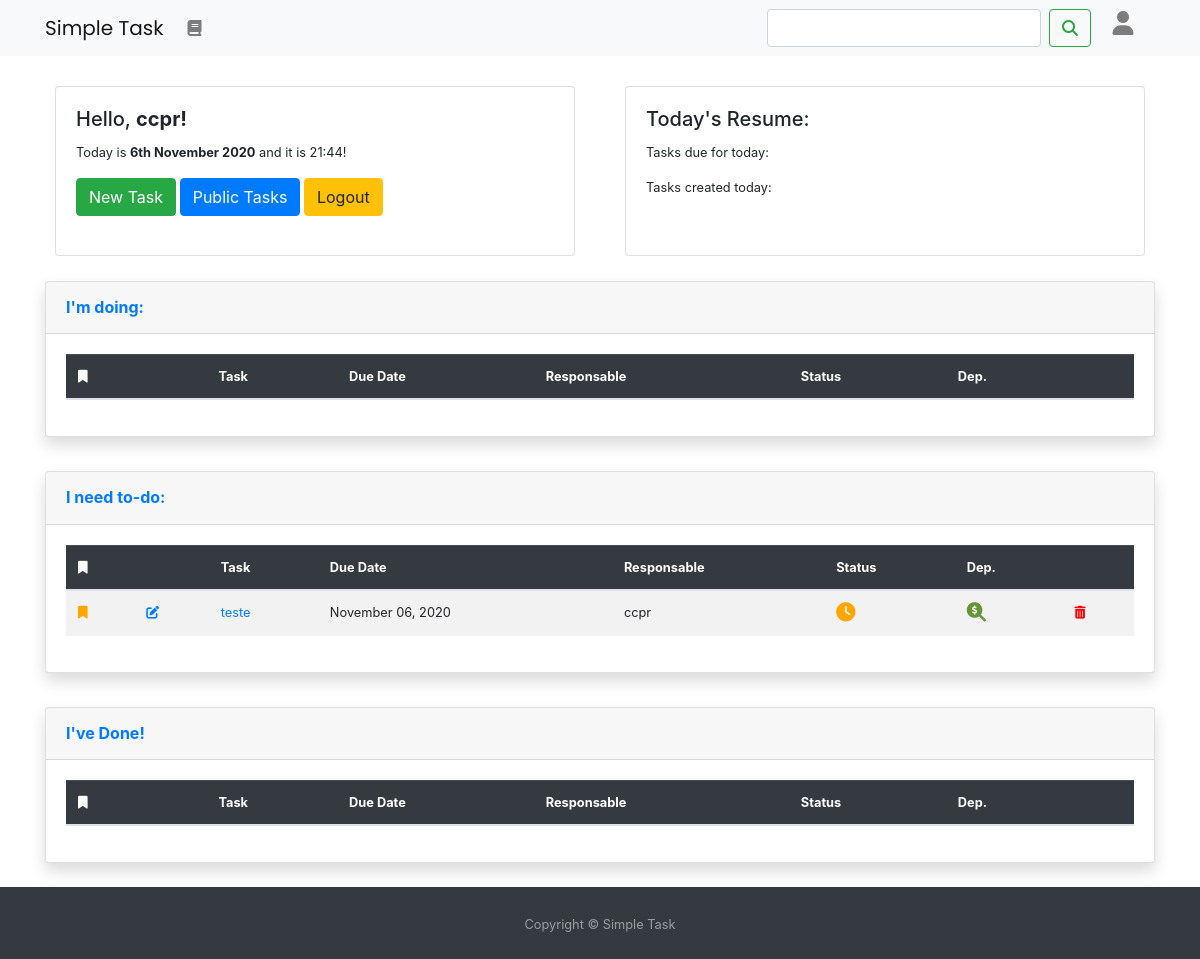
Page /task/ (signed in) on the committed database.
### task_app/models.py (models this page shows, shortened)
class Task(models.Model):
    title = models.CharField(max_length=50)
    content = RichTextField(blank=True,null=True)
    date_created = models.DateTimeField(auto_now_add=True)
    due_date = models.DateTimeField(default=timezone.now)
    author = models.ForeignKey(User,  null=True, on_delete=models.SET_NULL, default=User)
    responsable = models.ForeignKey(User, null=True, on_delete=models.SET_NULL, related_name="author", default=author)
    STATUS_CHOICES = [('D', 'Done'),('P','Doing'),('N','Not done')]
    Status = models.CharField(max_length=1,choices=STATUS_CHOICES, default='N')
    IMPORTANCE_CHOICES = [('H', 'High'),('M','Medium'),('L','Low')]
    importance = models.CharField(max_length=1,choices=IMPORTANCE_CHOICES, default='M')
    DEPARTAMENT_CHOICES = [('D', 'Dev'),('M','Marketing'),('H','HR'),('L','Legal'),('F','Finances'),('O','Others')]
    departament = models.CharField(max_length=1,choices=DEPARTAMENT_CHOICES, default='M')
    is_public = models.BooleanField(default=False)
    class Meta:
      ordering = ('due_date',)

### task_app/views.py (the view)
# urls.py: path('task/', DashboardTaskAppView.as_view(), name="task-home"),
class DashboardTaskAppView(LoginRequiredMixin, ListView):
    model = Task
    template_name = "task_app/task_dashboard.html"
    context_object_name = 'tasks'
    today = datetime.date.today()
    def queryset(self):
        ordering = ['-due_date']
        usr = self.request.user
        return Task.objects.filter(Q(responsable=usr))

### users/models.py (called while the page is built)
    def get_user(self, user_id):
        try:
            user = UserModel.objects.get(pk=user_id)
        except UserModel.DoesNotExist:
            return None
        return user if self.user_can_authenticate(user) else None

### task_app/templates/task_app/task_dashboard.html (shortened to what this page needs)
{% extends "base.html" %}
{% block content %}
{% include "shared/nav.html" %}
<div class="container" style="margin-top: 10px;font-size: 0.8rem">
    <div class="row">
        <div class="col-sm-6">
          <div style="height: 170px; margin:10px" class="card">
            <div class="card-body">
              <h5 class="card-title">Hello, <strong>{{user.username}}!</strong></h5>
              <p class="card-text">Today is <strong>{% now "jS F Y" %}</strong> and it is {% now "H:i" %}!</p>
              <a href="{% url 'task-create' %}" class="btn btn-success">New Task</a>
              <a href="{% url 'task-home-public' %}" class="btn btn-primary">Public Tasks</a>
              <a href="{% url 'logout' %}" class="btn btn-warning">Logout</a>
            </div>
          </div>
        </div>
        <div class="col-sm-6">
          <div  style="height: 170px; margin:10px" class="card">
            <div class="card-body">
              <h5 class="card-title">Today's Resume:</h5>
              <p class="card-text danger">Tasks due for today: </p>
              <p class="card-text danger">Tasks created today: </p>
            </div>
          </div>
        </div>
      </div>
    <div style="margin-top: 15px;" class="card shadow mb-4">
      <div class="card-header py-3 d-flex flex-row align-items-center justify-content-between">
        <h6 class="m-0 font-weight-bold text-primary">I'm doing:</h6>
      </div>
      <div class="card-body">
        <div class="chart-area table-responsive">
        <table class="table table-striped">
      <thead class="table-dark">
      <tr>
          <th scope="col" data-toggle="tooltip" data-placement="top" title="Task importance"><i class="fas fa-bookmark"></i></th>
          <th scope="col"></th>
          <th scope="col">Task</th>
          <th scope="col">Due Date</th>
          <th scope="col">Responsable</th>
          <th scope="col">Status</th>
          <th scope="col" data-toggle="tooltip" data-placement="top" title="Departament">Dep.</th>
          <th scope="col"></th>
      </tr>
      </thead>
  </table>
        </div>
      </div>
    </div>
  </div>
 <div class="container" style="margin-top: 10px;font-size: 0.8rem">
    <div class="card shadow mb-4">
      <div id="tasktodo" class="card-header py-3 d-flex flex-row align-items-center justify-content-between">
        <h6 class="m-0 font-weight-bold text-primary">I need to-do:</h6>
      </div>
      <div class="card-body">
        <div class="chart-area table-responsive">
        <table class="table table-striped">
      <thead class="table-dark">
      <tr>
          <th scope="col" data-toggle="tooltip" data-placement="top" title="Task importance"><i class="fas fa-bookmark"></i></th>
          <th scope="col"></th>
          <th scope="col">Task</th>
          <th scope="col">Due Date</th>
          <th scope="col">Responsable</th>
          <th scope="col">Status</th>
          <th scope="col" data-toggle="tooltip" data-placement="top" title="Departament">Dep.</th>
          <th scope="col"></th>
      </tr>
      </thead>
       <tbody>
        {% for task in object_list %}
          {% if task.Status == "N" %}
      <tr>
          {% if task.importance == "M" %}
          <th scope="row" data-toggle="tooltip" data-placement="top" title="Medium"><i style="color: orange" class="fas fa-bookmark"></i></th>
          {% endif %}
          {% if task.author == user %}
          <th scope="row"><a href="{{task.id}}/update"><i class="fas fa-edit"></i></a></th>
          {%else%}
          <td data-toggle="tooltip" data-placement="top" title="Only the owner can update, you can comment though!"><i style="color:#CACACA " class="fas fa-edit"></i></i></td>
          {% endif %}
          <td><a href="{{task.id}}">{{task.title}}</a></td>
          <td>{{task.due_date|date:"F d, Y"}}</td>
          <td>{{task.responsable}}</td>
          <td><i data-toggle="tooltip" data-placement="top" title="To-do, not started" style="color: orange; font-size: 1.2rem;" class="fas fa-clock"></i></td>
          {% if task.departament == 'M' %}
          <td data-toggle="tooltip" data-placement="top" title="Marketing"><i style="color:#679436;font-size:1.2rem" class="fas fa-search-dollar"></i></td>
          {% endif %}
          {% if task.author == user %}
          <td><a href="{{task.id}}/delete"><i style="color: red;" class="fas fa-trash-alt"></i></a></td>
          {%else%}
          <td data-toggle="tooltip" data-placement="top" title="Sorry, only the Task author can delete this."><i style="color:#CACACA " class="fas fa-trash-alt"></i></i></td>
          {% endif %}
      </tr>
       {% endif %}
      {% endfor %}
      </tbody>
  </table>
        </div>
      </div>
    </div>
  </div>
 <div class="container" style="margin-top: 10px;font-size: 0.8rem">
    <div class="card shadow mb-4">
      <div id="tasktodo" class="card-header py-3 d-flex flex-row align-items-center justify-content-between">
        <h6 class="m-0 font-weight-bold text-primary">I've Done!</h6>
      </div>
      <div class="card-body">
        <div class="chart-area table-responsive">
  <table class="table table-striped">
      <thead class="table-dark">
      <tr>
          <th scope="col" data-toggle="tooltip" data-placement="top" title="Task importance"><i class="fas fa-bookmark"></i></th>
          <th scope="col"></th>
          <th scope="col">Task</th>
          <th scope="col">Due Date</th>
          <th scope="col">Responsable</th>
          <th scope="col">Status</th>
          <th scope="col" data-toggle="tooltip" data-placement="top" title="Departament">Dep.</th>
          <th scope="col"></th>
      </tr>
      </thead>
</table>
        </div>
      </div>
    </div>
  </div>
{% include "shared/footer.html" %}
{% endblock content %}

### templates/shared/footer.html (style rules this page uses)
html, body { height: 100%; }

### rows in the picture
Task: importance "M" (drawn), title "teste", due_date "November 06, 2020", responsable "ccpr", departament "M" (drawn)

### other values in the picture
{{ user.username }} "ccpr"
